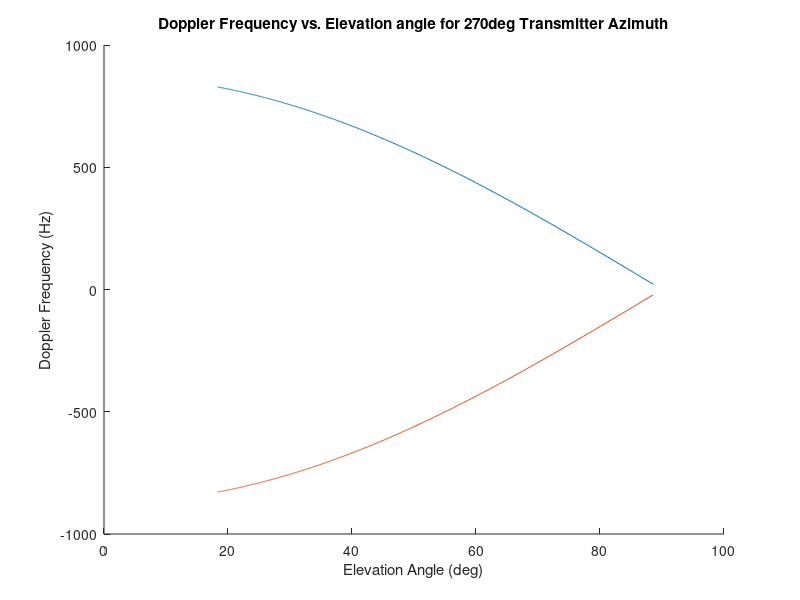
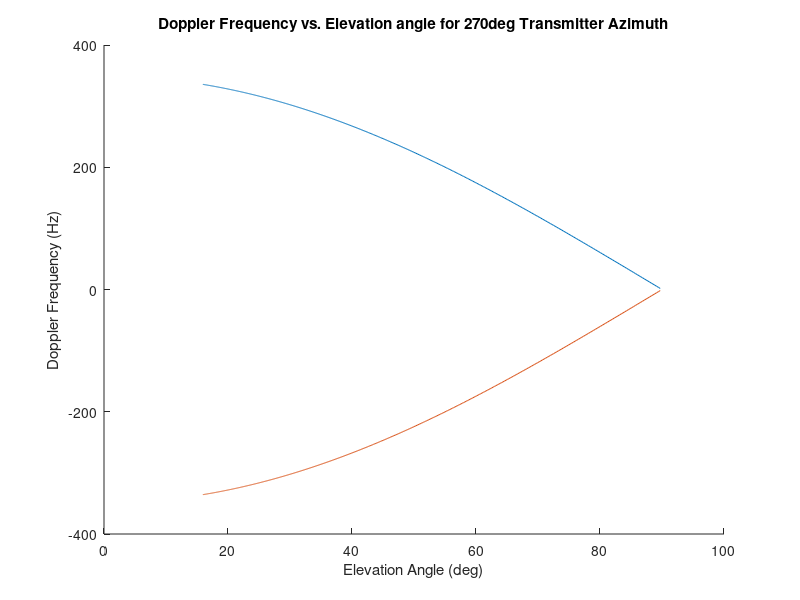

Write the MATLAB code that produced these figures, in order.
%max doppler 270deg offset rx
%looks great :)
clear;
RPM = 250;%changed
Altitude = 200;
fc = 1e9;
c = 3e8;

%max doppler for reflection radius
Reflection_radius = 5;
v = ((2*pi)/60)*RPM*Reflection_radius;
max_fd = 2*(v*fc)/c;

%Rx position (might not be needed)
Rx_z = 2;
Rx_y = 7;
Rx_x = 0;

Tx_radius = 0:1:600;
elevation_angle = atan(Altitude./(Tx_radius + Reflection_radius));
doppler_plus = max_fd*cos(elevation_angle);
doppler_minus = -max_fd*cos(elevation_angle);
hold on
plot(360*elevation_angle/(2*pi),doppler_plus)
plot(360*elevation_angle/(2*pi),doppler_minus)
hold off
xlabel('Elevation Angle (deg)');
ylabel('Doppler Frequency (Hz)');
title('Doppler Frequency vs. Elevation angle for 270deg Transmitter Azimuth');

 i = 0.01:.01:7;
 el = fliplr(atan(2./i));
 v = ((2*pi)/60)*RPM*2;%? i or 2 .....
 max_fd = 2*(v*fc)/c;
 doppler_plus = max_fd.*(cos(el));
 doppler_minus = -max_fd.*(cos(el));
 figure;
 hold on
 plot(360*el/(2*pi),doppler_plus)
 plot(360*el/(2*pi),doppler_minus)
 hold off
 xlabel('Elevation Angle (deg)');
 ylabel('Doppler Frequency (Hz)');
 title('Doppler Frequency vs. Elevation angle for 270deg Transmitter Azimuth');
